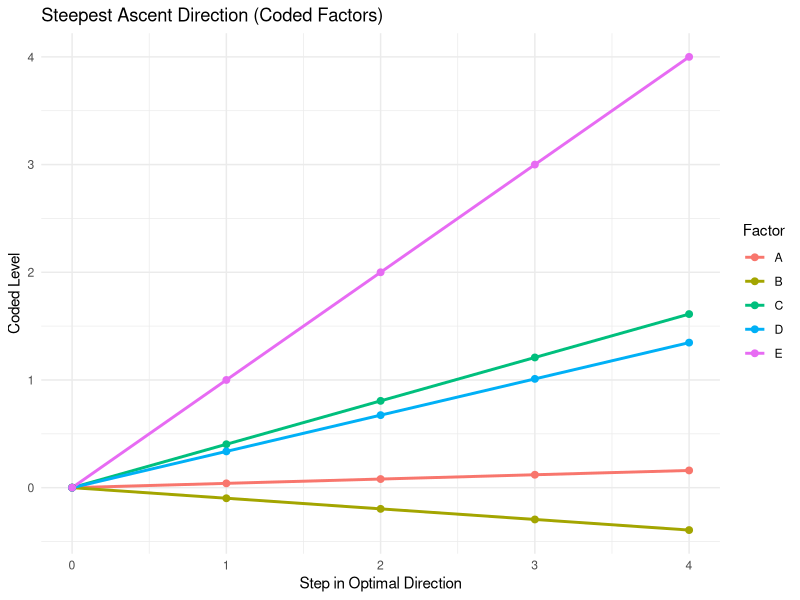

The R script that drew this image:
# 1. Load experimental data
cat("\n========== LOADING EXPERIMENTAL DATA ==========\n")
data <- data.frame(
  A = c(
    -1,  1, -1,  1, -1,  1, -1,  1,
    -1,  1, -1,  1, -1,  1, -1,  1,
    -1,  1, -1,  1, -1,  1, -1,  1,
    -1,  1, -1,  1, -1,  1, -1,  1,
     0,  0,  0,  0
  ),
  B = c(
    -1, -1,  1,  1, -1, -1,  1,  1,
    -1, -1,  1,  1, -1, -1,  1,  1,
    -1, -1,  1,  1, -1, -1,  1,  1,
    -1, -1,  1,  1, -1, -1,  1,  1,
     0,  0,  0,  0
  ),
  C = c(
    -1, -1, -1, -1,  1,  1,  1,  1,
    -1, -1, -1, -1,  1,  1,  1,  1,
    -1, -1, -1, -1,  1,  1,  1,  1,
    -1, -1, -1, -1,  1,  1,  1,  1,
     0,  0,  0,  0
  ),
  D = c(
    -1, -1, -1, -1, -1, -1, -1, -1,
     1,  1,  1,  1,  1,  1,  1,  1,
    -1, -1, -1, -1, -1, -1, -1, -1,
     1,  1,  1,  1,  1,  1,  1,  1,
     0,  0,  0,  0
  ),
  E = c(
    -1, -1, -1, -1, -1, -1, -1, -1,
    -1, -1, -1, -1, -1, -1, -1, -1,
     1,  1,  1,  1,  1,  1,  1,  1,
     1,  1,  1,  1,  1,  1,  1,  1,
     0,  0,  0,  0
  ),
  Y = c(
    1123, 1786, 1786, 1359,  982, 1458, 1451, 2180,
    3348, 3055, 2509, 2917, 4328, 3969, 2932, 4167,
    4093, 4517, 4755, 4316, 7066, 5871, 5477, 5774,
    4190, 4413, 4264, 4100, 6935, 6467, 5306, 5960,
    5134, 5157, 4653, 4834
  )
)
cat("Data loaded successfully. Total observations:", nrow(data), "\n")

# 2. Fit first-order model
cat("\n========== FITTING FIRST-ORDER MODEL ==========\n")
first_order_model <- lm(Y ~ A + B + C + D + E, data = data)
summary(first_order_model)

## Iteration as first-order model was not adequate

cat("\n========== FITTING SECOND-ORDER MODEL ==========\n")

second_order_model <- lm(Y ~ (A + B + C + D + E)^2 + I(A^2) + I(B^2) + I(C^2) + I(D^2) + I(E^2), data = data)
summary(second_order_model)

cat("\n========== ANOVA SECOND-ORDER MODEL ==========\n")
anova(second_order_model)

cat("\n========== LACK OF FIT TEST SECOND-ORDER MODEL ==========\n")
# Para falta de ajuste en modelos más complejos, se debe tener cuidado:
# Aquí simplificamos con un test basado en residuos y réplica central
# O podemos comparar residuos con variabilidad en centro
library(car)
Anova(second_order_model, type="II")


cat("\n========== GRADIENT OF SECOND-ORDER MODEL ==========\n")

coefs <- coef(second_order_model)
linear_coefs <- coefs[c("A", "B", "C", "D", "E")]

base_step <- 1 / max(abs(linear_coefs))
direction <- linear_coefs * base_step

cat("Linear coefficients:\n")
print(linear_coefs)

cat("\nNormalized direction for steepest ascent:\n")
print(direction)

cat("\n========== GENERATING POINTS IN DIRECTION ==========\n")

steps <- 1:4
ascent_points <- data.frame(
  A = direction["A"] * steps,
  B = direction["B"] * steps,
  C = direction["C"] * steps,
  D = direction["D"] * steps,
  E = direction["E"] * steps
)

print(ascent_points)


# Finallly lets visualize the results

library(ggplot2)
library(reshape2)

ascent_points_plot <- rbind(
  data.frame(A = 0, B = 0, C = 0, D = 0, E = 0),
  ascent_points
)

ascent_points_plot$Step <- 0:(nrow(ascent_points_plot)-1)


df_long <- melt(ascent_points_plot, id.vars = "Step", variable.name = "Factor", value.name = "Value")


ggplot(df_long, aes(x = Step, y = Value, color = Factor)) +
  geom_line(size = 1) +
  geom_point(size = 2) +
  theme_minimal() +
  labs(
    title = "Steepest Ascent Direction (Coded Factors)",
    x = "Step in Optimal Direction",
    y = "Coded Level"
  )
